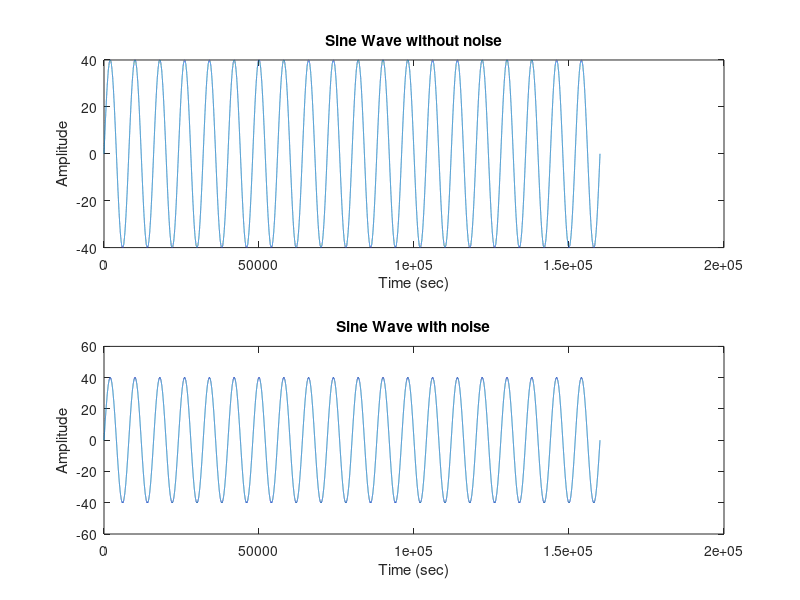

Reproduce this figure in MATLAB.
Fs = 16000;
f = 2;
n = [0:1/Fs:10];
x = 40 * sin(2*pi*n*f);

subplot(2,1,1);
plot(x);
%axis([0 25 -1.1 1.1]);
xlabel('Time (sec)');
ylabel('Amplitude');
title('Sine Wave without noise');

y = awgn(x,50);
% noise_sig = rand(3, length(x));
% y = x+noise_sig;

subplot(2,1,2);
plot(y);
%axis([0 25 -1.1 1.1]);
xlabel('Time (sec)');
ylabel('Amplitude');
title('Sine Wave with noise');
